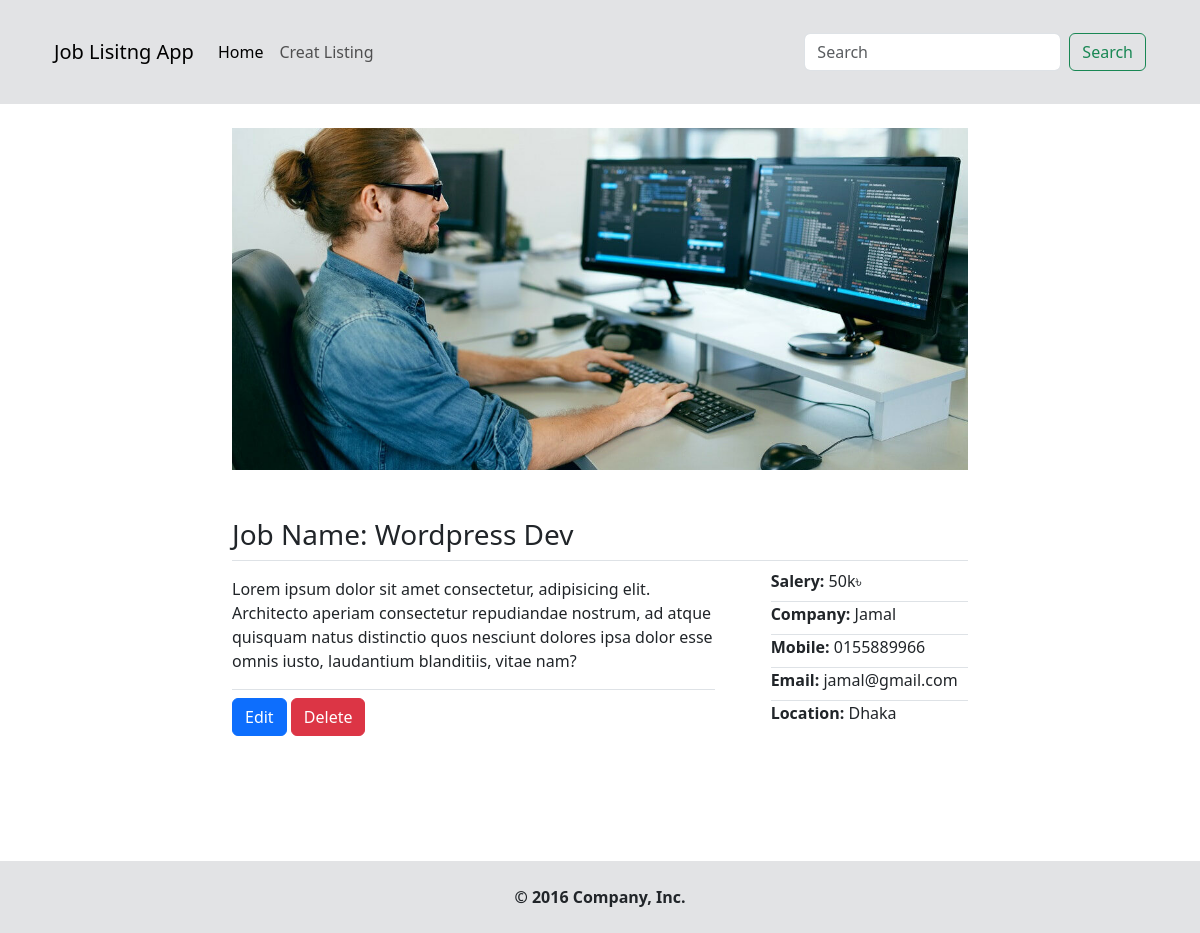
The page /job.php?id=3 on the database its author committed.
### tables this page shows
CREATE TABLE `job_list` (
  `job_id` int NOT NULL,
  `cat_id` varchar(255) NOT NULL,
  `company_name` varchar(255) NOT NULL,
  `job_title` varchar(255) NOT NULL,
  `job_desc` varchar(255) NOT NULL,
  `job_salery` int NOT NULL,
  `job_location` varchar(255) NOT NULL,
  `user_contact` varchar(255) NOT NULL,
  `email_contact` varchar(255) NOT NULL
);

### lib/Template.php (called while the page is built, shortened)
<?php
class Template{
	protected $template;
	public function __construct( $template = '' ){
		$this->template = $template;
	}
	public function __toString(){
		include basename( $this->template );
		return ob_get_clean();
	}
}
 ?>

### lib/Database.php (called while the page is built, shortened)
<?php
class Database{
    private $host = DB_HOST;
    private $user = DB_USER;
    private $pass = DB_PASS;
    private $db_name = DB_NAME;
    private $dbh;
    private $stmt;
    public function __construct(){
        $dsn = 'mysql:host=' . $this->host . ';dbname=' . $this->db_name;
        $options = [
            PDO::ATTR_PERSISTENT => true,
            PDO::ATTR_ERRMODE => PDO::ERRMODE_EXCEPTION
        ];
        try {
            $this->dbh = new PDO( $dsn, $this->user, $this->pass, $options );
        } catch( PDOException $e ){
            $this->error = $e->getMessage();
            echo $this->error;
        }
    }
    public function query( $query ){
        $this->stmt = $this->dbh->prepare($query);
    }
    public function bind( $param, $value, $type = NULL){
        if( is_null( $type ) ){
            switch( true ){
                default:
                    $type = PDO::PARAM_STR;
            }
        }
        $this->stmt->bindValue( $param, $value, $type);
    }
    public function execute(){
        return $this->stmt->execute();
    }
    public function single(){
        $this->execute();
        return $this->stmt->fetch( PDO::FETCH_OBJ );
    }
}

### lib/Job.php (called while the page is built, shortened)
<?php
class Job{
    private $db;
    public function __construct(){
        $this->db = new Database();
    }
    public function getJob( $job_id ){
        $this->db->query("SELECT * FROM job_list WHERE job_id = :job_id ");
        $this->db->bind( ':job_id', $job_id );
        $job = $this->db->single();
        return $job;
    }
}

### teamplates/job-single.php (the view, shortened to what this page needs)
<?php include 'inc/header.php' ?>
<div class="container">
	<div class="row">
		<div class="col-lg-8 offset-2">
			<img src="assets/single-job.jpg" alt="" class="h-50 w-100 object-fit-cover">
			<div class="job-single-details mt-5">
				<h3 class="border-bottom pb-2">Job Name: <?= $job_single->job_title ?></h3>
				<div class="row">
					<div class="col-md-8">
						<div class="job-description pt-2 border-right border-bottom">
							<p ><?= $job_single->job_desc ?></p>
						</div>
						<div class="single-actions pt-2">
							<a href="edit.php?id=<?= $job_single->job_id; ?>" class="btn btn-primary">Edit</a>
							<form action="job.php" method="post" class="d-inline">
								<input type="submit" name="delete_job" class="btn btn-danger" value="Delete">
							</form>
						</div>
					</div>
					<div class="col-md-4">
						<ul>
							<li class="border-bottom pb-2"><strong>Salery:</strong> <?= $job_single->job_salery . 'k৳'?></li>
							<li class="border-bottom pb-2"><strong>Company:</strong> <?= $job_single->company_name ?></li>
							<li class="border-bottom pb-2"><strong>Mobile:</strong> <?= $job_single->user_contact ?></li>
							<li class="border-bottom pb-2"><strong>Email:</strong> <?= $job_single->email_contact ?></li>
							<li class=""><strong>Location:</strong> <?= $job_single->job_location ?></li>
						</ul>
					</div>
				</div>
			</div>
		</div>
	</div>
</div>
 <?php include 'inc/footer.php' ?>

### css/style.css (style rules this page uses)
* { margin: 0; padding: 0; }
ul { list-style: none; }

### rows shown on the page
job_list: job_title "Wordpress Dev", job_desc "Lorem ipsum dolor sit amet consectetur, adipisicing elit. Architecto aperiam consectetur repudiandae nostrum, ad atque quisquam natus distinctio quos nesciunt dolores ipsa dolor esse omnis iusto, laudantium blanditiis, vitae nam?", job_salery "50", company_name "Jamal", user_contact "0155889966", email_contact "jamal@gmail.com", job_location "Dhaka"
